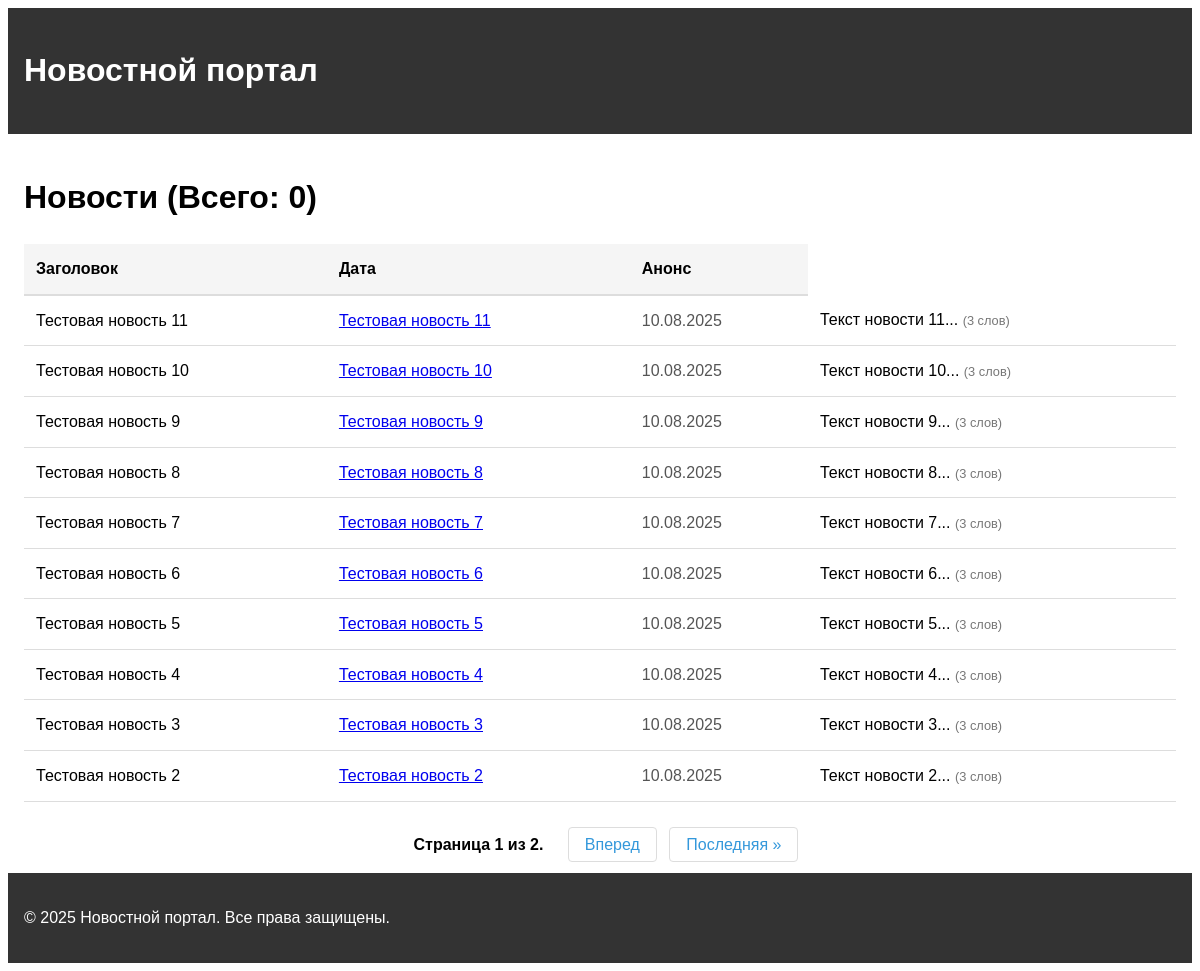
Page /news/ on the committed database.
### news/models.py (models this page shows, shortened)
class Post(models.Model):
    ARTICLE = 'AR'
    NEWS = 'NW'
    POST_TYPES = [
        (ARTICLE, 'Статья'),
        (NEWS, 'Новость'),
    ]
    author = models.ForeignKey(Author, on_delete=models.CASCADE)
    post_type = models.CharField(max_length=2, choices=POST_TYPES)
    created_at = models.DateTimeField(auto_now_add=True)
    categories = models.ManyToManyField(Category, through='PostCategory')
    title = models.CharField(max_length=200)
    text = models.TextField()
    excerpt = models.TextField(blank=True, verbose_name='Краткое содержание для рассылки')
    rating = models.IntegerField(default=0)
    is_published = models.BooleanField(default=True, verbose_name='Опубликовано')

### news/views.py (the view)
# urls.py: path('', NewsList.as_view(), name='news_list'),
class NewsList(ListView):
    model = Post
    template_name = 'news/news_list.html'
    context_object_name = 'posts'
    ordering = ['-created_at']
    queryset = Post.objects.filter(post_type='NW')
    paginate_by = 10

### news/templatetags/custom_filters.py (called while the page is built)
@register.filter
def censor(value):
    forbidden_words = ['редиска', 'нехороший', 'плохой']  # Запрещённые слова
    if not isinstance(value, str):
        return value
    for word in forbidden_words:   # Заменяем все буквы, кроме первой, на *
        if word in value.lower():
            censored = word[0] + '*' * (len(word) - 1)
            value = value.replace(word, censored)
    return value

### news/templates/news/news_list.html (shortened to what this page needs)
{% extends 'base.html' %}
{% load custom_filters %}
{% block content %}
<h1>Новости (Всего: {{ news|length }})</h1>
<table class="news-table">
    <thead>
        <tr>
            <th>Заголовок</th>
            <th>Дата</th>
            <th>Анонс</th>
        </tr>
    </thead>
    <tbody>
        {% for item in posts %}
        <tr>
            <td>{{ item.title|censor }}</td>
            <td><a href="{% url 'news_detail' item.pk %}">{{ item.title }}</a></td>
            <td class="date">{{ item.created_at|date:"d.m.Y" }}</td>
            <td class="preview">
                {{ item.text|truncatechars:20|censor }}
                <small>({{ item.text|wordcount }} слов)</small>
            </td>
        </tr>
        {% endfor %}
    </tbody>
</table>
{% if page_obj.paginator.num_pages > 1 %}
<div class="pagination">
    <span class="step-links">
        <span class="current">
            Страница {{ page_obj.number }} из {{ page_obj.paginator.num_pages }}.
        </span>
        {% if page_obj.has_next %}
            <a href="?page={{ page_obj.next_page_number }}">Вперед</a>
            <a href="?page={{ page_obj.paginator.num_pages }}">Последняя &raquo;</a>
        {% endif %}
    </span>
</div>
{% endif %}
{% endblock %}

### templates/base.html (shortened to what this page needs)
<!DOCTYPE html>
<html>
<head>
</head>
<body>
    <header>
        <h1><a href="/" style="color: white; text-decoration: none;">Новостной портал</a></h1>
    </header>
    <main>
        {% block content %}
        {% endblock %}
    </main>
    <footer>
        <p>&copy; {% now "Y" %} Новостной портал. Все права защищены.</p>
    </footer>
</body>
</html>

### templates/base.html (style rules this page uses)
body { font-family: Arial, sans-serif; line-height: 1.6; }
header, footer { background: #333; color: white; padding: 1rem; }
main { padding: 1rem; }
.pagination { margin-top: 1rem; }

### news/templates/news/news_list.html (style rules this page uses)
.news-table { width: 100%; border-collapse: collapse; margin: 20px 0; font-family: Arial, sans-serif; }
.news-table th { background-color: #f5f5f5; padding: 12px; text-align: left; border-bottom: 2px solid #ddd; }
.news-table td { padding: 12px; border-bottom: 1px solid #ddd; vertical-align: top; }
.date { white-space: nowrap; color: #555; }
.preview { max-width: 500px; }
small { color: #777; font-size: 0.8em; }
.pagination { margin-top: 30px; text-align: center; }
.pagination a { color: #3498db; padding: 8px 16px; text-decoration: none; border: 1px solid #ddd; margin: 0 4px; border-radius: 4px; transition: background-color 0.3s; }
.pagination .current { padding: 8px 16px; font-weight: bold; }

### rows in the picture
Post: title|censor "Тестовая новость 11", title "Тестовая новость 11", created_at "10.08.2025", text|censor "Текст новости 11...", text "3"
Post: title|censor "Тестовая новость 10", title "Тестовая новость 10", created_at "10.08.2025", text|censor "Текст новости 10...", text "3"
Post: title|censor "Тестовая новость 9", title "Тестовая новость 9", created_at "10.08.2025", text|censor "Текст новости 9...", text "3"
Post: title|censor "Тестовая новость 8", title "Тестовая новость 8", created_at "10.08.2025", text|censor "Текст новости 8...", text "3"
Post: title|censor "Тестовая новость 7", title "Тестовая новость 7", created_at "10.08.2025", text|censor "Текст новости 7...", text "3"
Post: title|censor "Тестовая новость 6", title "Тестовая новость 6", created_at "10.08.2025", text|censor "Текст новости 6...", text "3"
Post: title|censor "Тестовая новость 5", title "Тестовая новость 5", created_at "10.08.2025", text|censor "Текст новости 5...", text "3"
Post: title|censor "Тестовая новость 4", title "Тестовая новость 4", created_at "10.08.2025", text|censor "Текст новости 4...", text "3"
Post: title|censor "Тестовая новость 3", title "Тестовая новость 3", created_at "10.08.2025", text|censor "Текст новости 3...", text "3"
Post: title|censor "Тестовая новость 2", title "Тестовая новость 2", created_at "10.08.2025", text|censor "Текст новости 2...", text "3"

### other values in the picture
{{ news|length }} "0"
{{ page_obj.number }} "1"
{{ page_obj.paginator.num_pages }} "2"
